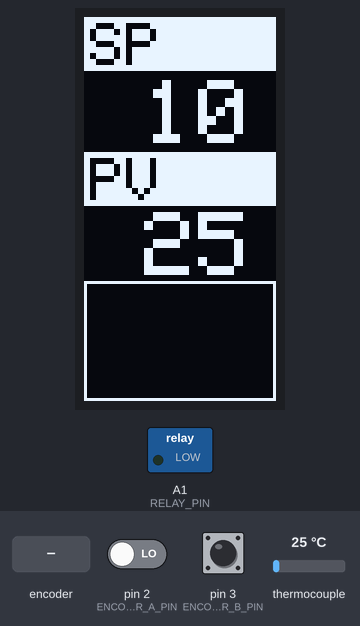
Simulated run of this sketch. Board: Arduino Uno, built with avr-gcc and run on an emulated ATmega328P. Shown: 64×128 one-colour display, switched loads named in the sketch (green lamp = pin HIGH). The inputs (shaded band) are chosen by the test bench; at power-on: thermocouple 25 °C, pin 2 (ENCODER_A_PIN) LOW, pin 3 (ENCODER_B_PIN) HIGH.

Above: at 1.5 s.
1.6 s: thermocouple set to 11 °C
At 2.9 s:
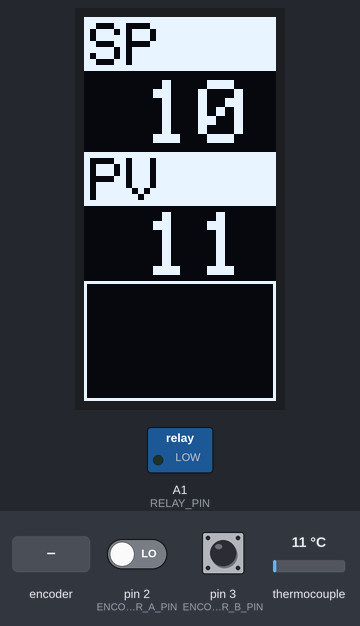
3.3 s: thermocouple set to 8 °C
At 4.1 s:
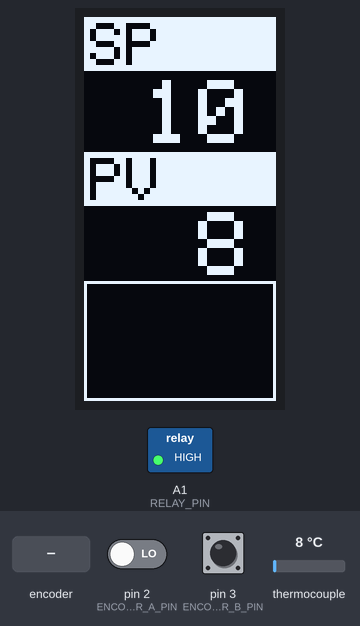
4.8 s: rotary encoder on pin 2 (ENCODER_A_PIN) / pin 3 (ENCODER_B_PIN) turned 3 steps (first pin leading)
At 5.5 s:
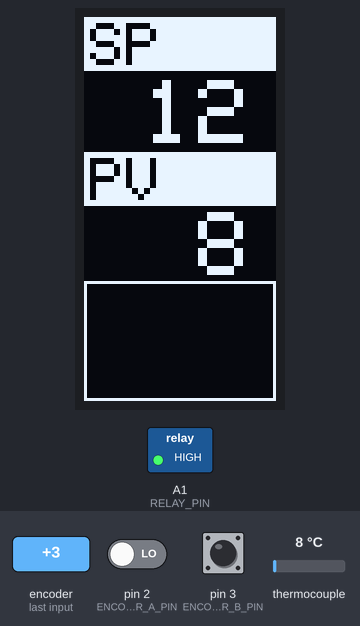
6.9 s: rotary encoder on pin 2 (ENCODER_A_PIN) / pin 3 (ENCODER_B_PIN) turned 1 step (first pin leading)
At 8.1 s:
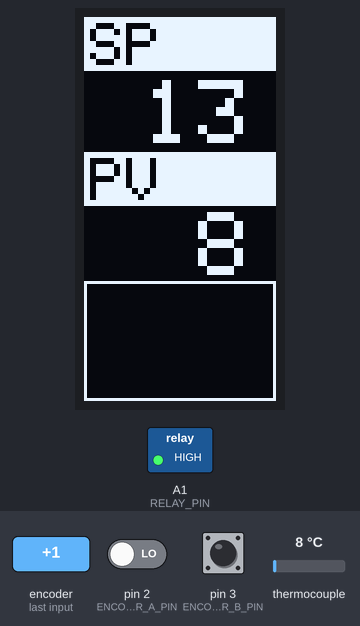
8.6 s: thermocouple set to 6 °C
At 9.6 s:
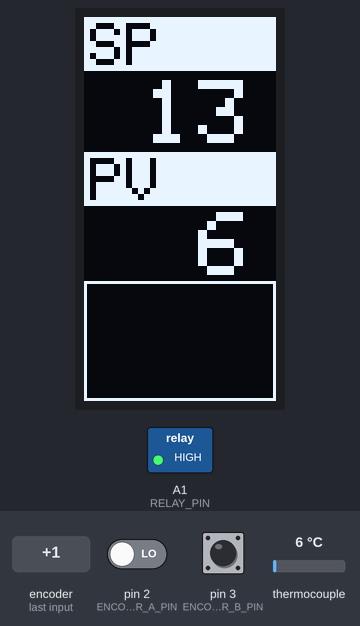
Timing chart, 0 to 11.3 s (numbered marks = the images above; inputs shaded):
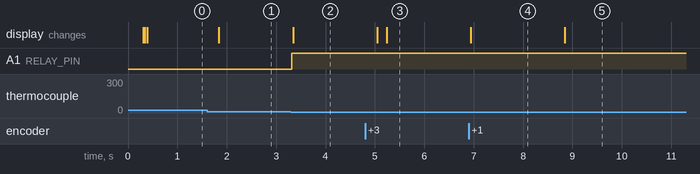

Measured:
- the behaviour switches between 10 and 9 °C on thermocouple (found by bisection; images 1 and 2)
- after the input at 1.6 s, the display: changes after 0.24 s (image 1)
- after the input at 3.3 s, A1 (RELAY_PIN): LOW → HIGH at once; the display: changes at once (image 2)
- after the input at 4.8 s, the display: first changes after 0.24 s (image 3 shows a later state)
- after the input at 6.9 s, the display: changes after 0.05 s (image 4)
- after the input at 8.6 s, the display: changes after 0.25 s (image 5)

The sketch:

M_lab-tempcon_v1.ino
```cpp
#include "config.h"

int sp_val = 0;
bool force_update_flag = false;


void setup()   {

  Serial.begin(115200);
  display_init();
  thermoCouple.setSPIspeed(5000);
  thermoCouple.begin(thermocouple_ss_pin);  // HW SPI
  pinMode(RELAY_PIN, OUTPUT);

  MsTimer2::set(5, encoder_update); // 10ms period
  MsTimer2::start();

}

void loop() {
  static unsigned long update_sensor_timer = 0;
  static unsigned long conversion_timer = 0;
  static unsigned long update_display_timer = 0;
  static  int pv_val = round(thermoCouple.getTemperature());
  if (millis() - update_sensor_timer >= 250 ) {
    update_sensor_timer = millis();
    conversion_timer = millis();
    int status = thermoCouple.read();
    pv_val = round(thermoCouple.getTemperature());

    if (pv_val < sp_val)digitalWrite(RELAY_PIN, HIGH);
    else  digitalWrite(RELAY_PIN, LOW);

  }
  if (millis() - update_display_timer >= 50 ) {
    update_display_timer = millis();

    update_display(sp_val, pv_val);

  }
  //encoder_update();

}
```

encoder_knob.ino
```cpp
void encoder_update() {
  static int prev_state = 0b11;
  int curr_state = (digitalRead(2) << 1) | digitalRead(3);
  static unsigned long tick_timer = millis();
  if (prev_state != curr_state) {
    if (prev_state == 0b11) {
      if (curr_state == 0b01) {
        //Serial.print("^");
        //Serial.println(millis() - tick_timer);
        if (millis() - tick_timer < 100)sp_val += 10;
        else sp_val ++;
        tick_timer = millis();
        force_update_flag = true; // improve user experiance


      }
      else if (curr_state == 0b10) {
        //Serial.print("v");
        //Serial.println(millis() - tick_timer);
        if (millis() - tick_timer < 100)sp_val -= 10;
        else sp_val --;
        tick_timer = millis();
        force_update_flag = true;// improve user experiance

      }
    }
    prev_state = curr_state;
  }

}
```

oled.ino
```cpp
void display_init() {
  delay(250); // wait for the OLED to power up
  display.begin(i2c_Address, true); // Address 0x3C default
  display.setRotation(1);
  update_display(1, 12);
}
void update_display (int sp, int pv) {
  char dec_buffer[10];
  display.clearDisplay();

  display.fillRect(0, 0, 64, 18, SH110X_WHITE);

  display.setTextSize(2);
  display.setTextColor(SH110X_BLACK, SH110X_WHITE);

  display.setCursor(2, 2);
  display.print("SP");
  //
  display.setTextSize(3);
  display.setTextColor(SH110X_WHITE);
  display.setCursor(2, 21);
  sprintf(dec_buffer, "%3d", sp);
  display.print( dec_buffer);
  //
  display.fillRect(0, 45, 64, 18, SH110X_WHITE);

  display.setTextSize(2);
  display.setTextColor(SH110X_BLACK, SH110X_WHITE);


  display.fillRect(0, 45, 64, 18, SH110X_WHITE);
  display.setCursor(2, 47);
  display.print("PV");
  display.setCursor(2, 65);
  display.setTextSize(3);
  display.setTextColor(SH110X_WHITE);
  sprintf(dec_buffer, "%3d", pv);
  display.print( dec_buffer);
  display.drawRect(0, 88, 64, 128 - 88, SH110X_WHITE);
  display.display();
}
```

config.h
```cpp
//OLED Section
#include <SPI.h>
#include <Wire.h>
#include <Adafruit_GFX.h>
#include <Adafruit_SH110X.h>

/* Uncomment the initialize the I2C address , uncomment only one, If you get a totally blank screen try the other*/
#define i2c_Address 0x3c //initialize with the I2C addr 0x3C Typically eBay OLED's
//#define i2c_Address 0x3d //initialize with the I2C addr 0x3D Typically Adafruit OLED's

#define SCREEN_WIDTH 128 // OLED display width, in pixels
#define SCREEN_HEIGHT 64 // OLED display height, in pixels
#define OLED_RESET -1   //   QT-PY / XIAO


Adafruit_SH1106G display = Adafruit_SH1106G(SCREEN_WIDTH, SCREEN_HEIGHT, &Wire, OLED_RESET);

// Thermocouple section
// https://github.com/RobTillaart/MAX6675
#include <MAX6675.h>
#define thermocouple_ss_pin  10


MAX6675 thermoCouple;
//encoder section
#include <MsTimer2.h>
#define ENCODER_A_PIN 2
#define ENCODER_B_PIN 3

//relay
#define RELAY_PIN A1
```
